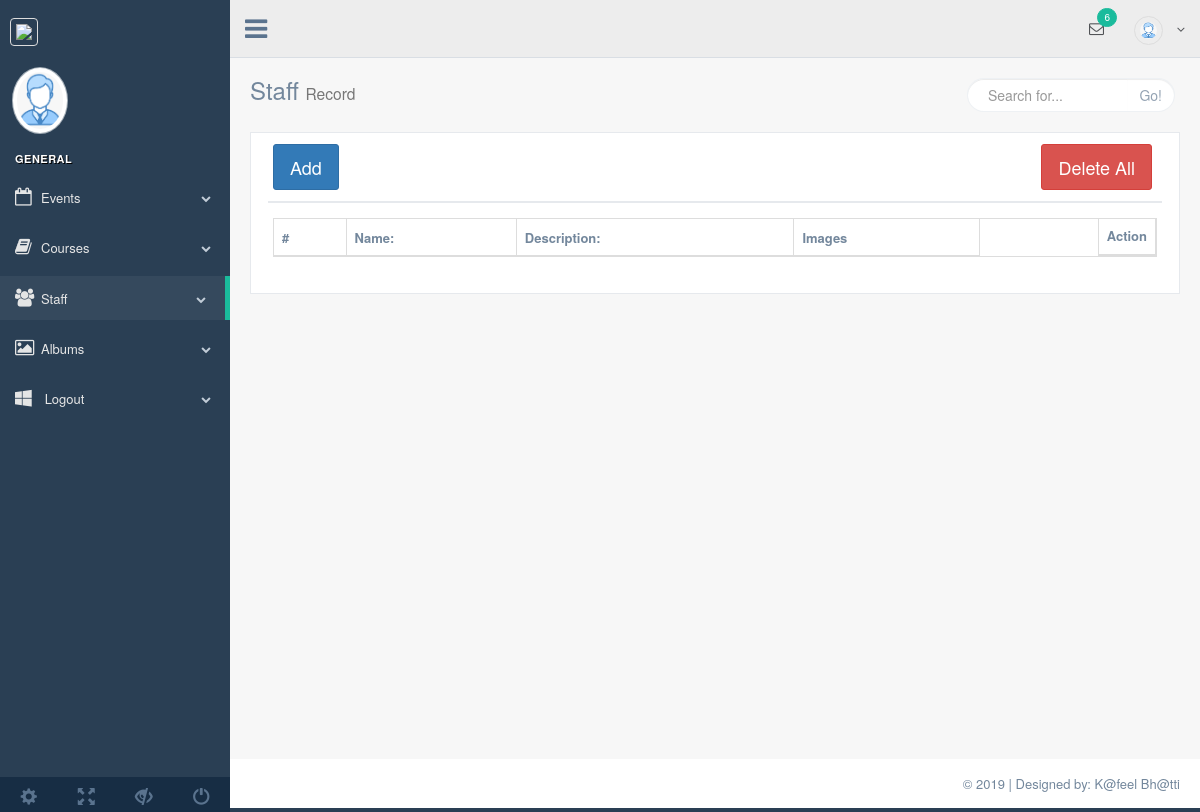
Before: /admin/staff.php with the older database file.
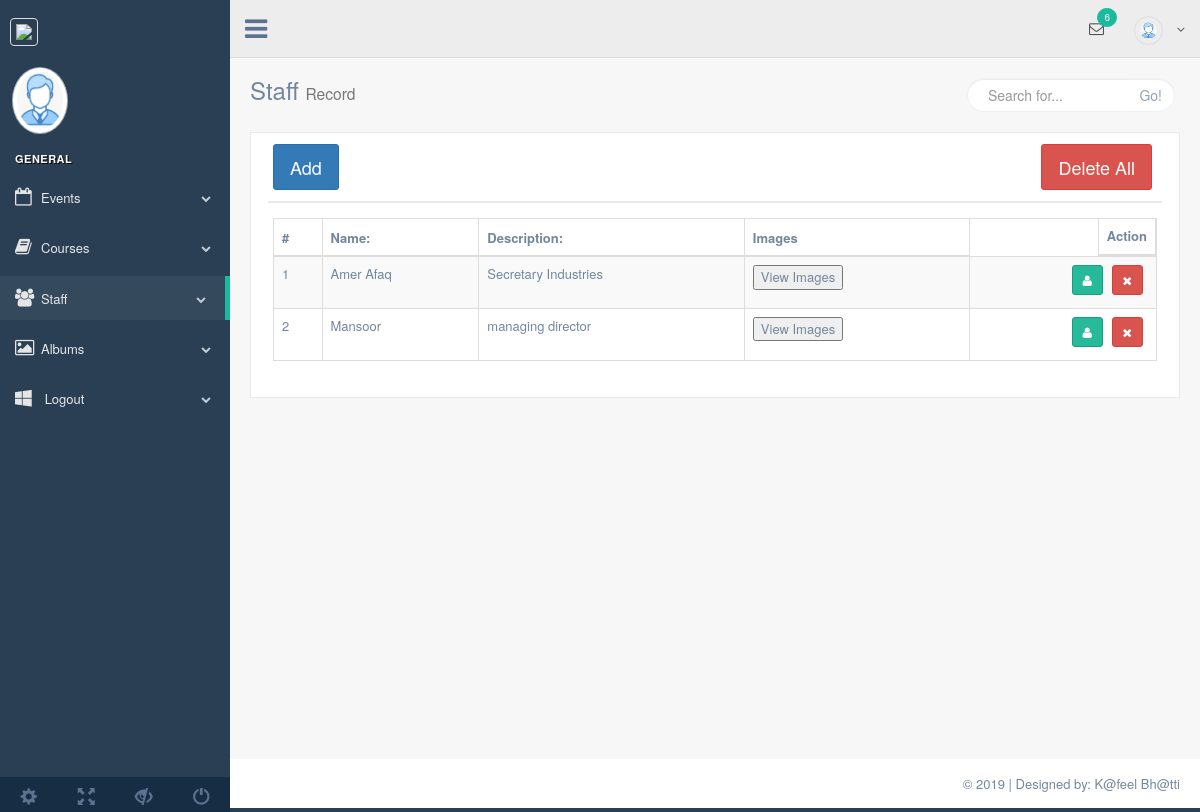
After: the same page with the newer database file.
### tables this page shows
CREATE TABLE `staff` (
  `s_id` int(20) NOT NULL,
  `s_name` varchar(50) NOT NULL,
  `s_desc` varchar(50) NOT NULL,
  `image` varchar(50) NOT NULL
);

### admin/staff.php (the view, shortened to what this page needs)
<?php
require_once('process/conn.php');
$query="select * from staff";
			$excute=mysqli_query($conn, $query);
?>
<!DOCTYPE html>
<html lang="en">
<head>
    <link href="vendors/bootstrap/dist/css/bootstrap.min.css" rel="stylesheet">
    <link href="vendors/font-awesome/css/font-awesome.min.css" rel="stylesheet">
    <link href="vendors/nprogress/nprogress.css" rel="stylesheet">
    <link href="vendors/iCheck/skins/flat/green.css" rel="stylesheet">
    <link href="vendors/datatables.net-bs/css/dataTables.bootstrap.min.css" rel="stylesheet">
    <link href="vendors/datatables.net-buttons-bs/css/buttons.bootstrap.min.css" rel="stylesheet">
    <link href="vendors/datatables.net-fixedheader-bs/css/fixedHeader.bootstrap.min.css" rel="stylesheet">
    <link href="vendors/datatables.net-responsive-bs/css/responsive.bootstrap.min.css" rel="stylesheet">
    <link href="vendors/datatables.net-scroller-bs/css/scroller.bootstrap.min.css" rel="stylesheet">
    <link href="build/css/custom.css" rel="stylesheet">
</head>
<body class="nav-md">
<div class="container body">
    <div class="main_container">
        <?php require_once 'inc/sidebar.php';?>
        <?php require_once 'inc/header.php';?>
        <div class="right_col" role="main">
            <div class="">
                <div class="page-title">
                    <div class="title_left">
                        <h3>Staff <small>Record</small></h3>
                    </div>
                    <div class="title_right">
                        <div class="col-md-5 col-sm-5 col-xs-12 form-group pull-right top_search">
                            <div class="input-group">
                                <input type="text" class="form-control" placeholder="Search for...">
                                <span class="input-group-btn">
                      <button class="btn btn-default" type="button">Go!</button>
                    </span>
                            </div>
                        </div>
                    </div>
                </div>
                <div class="clearfix"></div>
                <div class="row">
                    <div class="col-md-12 col-sm-12 col-xs-12">
                        <div class="x_panel">
                            <div class="x_title">
                                <button type="button" class="btn btn-primary btn-lg" data-toggle="modal"
                                        data-target="#exampleModal" data-whatever="@mdo">Add </button>
                                <a href="process/album_delete.php?all"> <button class="btn btn-danger btn-lg" style="float: right">Delete All</button></a>
                            </div>
                            <div class="x_content">
                                <table id="datatable" class="table table-striped table-bordered">
                                    <thead>
                                    <tr>
										<th>#</th>
                                        <th>Name:</th>
                                        <th>Description:</th>
                                        <th>Images</th>
                                        <th style="float: right">Action</th>
                                    </tr>
                                    </thead>
                                    <tbody>
									<?php
										$i=1; while($record=mysqli_fetch_array($excute)){
										?>
                                    <tr>
                                        <td><?php echo $i; ?></td>
										<td><?php echo $record['s_name']; ?></td>
										<td><?php echo $record['s_desc']; ?></td>
                                        <td><button data-toggle="modal" data-target="#imageModal<?php echo $record['s_id']; ?>">View Images</button></td>
                                        <td class="text-right">
							<a href="edit_staff.php?edit=<?php echo $record['s_id']; ?>">
                          <button type="button" rel="tooltip" class="btn btn-success btn-icon btn-sm ">
                            <i class="fa fa-user"></i>
                          </button>
                        </a>
                          <a href="process/staff_delete.php?dlt=<?php echo $record['s_id']; ?>">
										<button type="button" rel="tooltip" class="btn btn-danger btn-icon btn-sm ">
                            <i class="fa fa-times"></i>
                          </button>
										</a>
                        </td>
                                    </tr>
										<?php $i++; } ?>
                                    </tbody>
                                </table>
                            </div>
                        </div>
                    </div>
                </div>
            </div>
        </div>
        <?php require_once 'inc/footer.php';?>
    </div>
</div>
</body>
</html>

Changed rows visible on the page:
added staff: s_name "Amer Afaq", s_desc "Secretary Industries"
added staff: s_name "Mansoor", s_desc "managing director"
